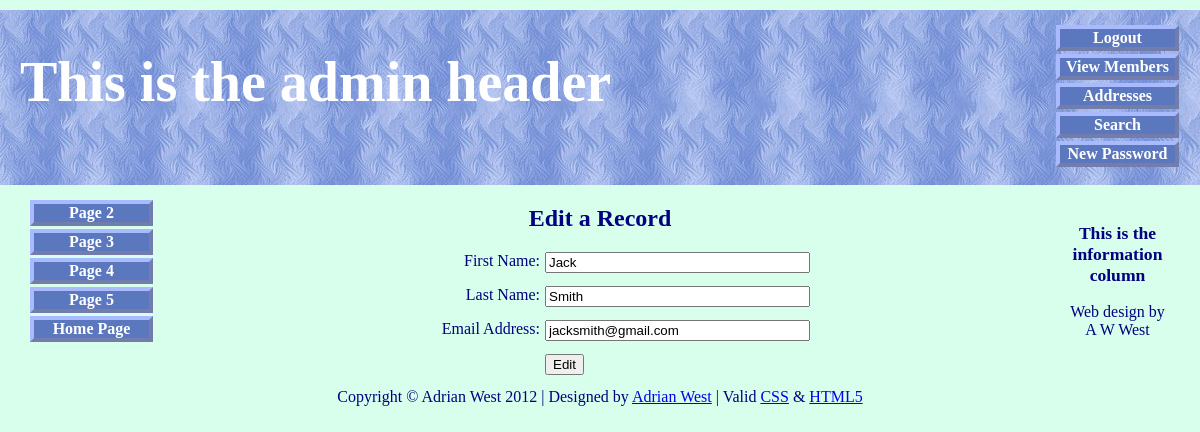
Screenshot of /edit_record.php?id=2 (signed in) with the database file from the repository.
### tables this page shows
CREATE TABLE `users` (
  `user_id` mediumint(6) UNSIGNED NOT NULL,
  `fname` varchar(50) NOT NULL,
  `lname` varchar(50) NOT NULL,
  `email` varchar(50) NOT NULL,
  `psword` char(40) NOT NULL,
  `registration_date` date NOT NULL,
  `user_level` tinyint(1) UNSIGNED NOT NULL
);

### edit_record.php (the view, shortened to what this page needs)
<!doctype html>
<html lang=en>
<head>
<link rel="stylesheet" type="text/css" href="includes.css">
</head>
<body>
<div id="container">
<?php include("header-admin.php"); ?>
<?php include("nav.php"); ?>
<?php include("info-col.php"); ?>
<div id="content">
<h2>Edit a Record</h2>
<?php
if ( (isset($_GET['id'])) && (is_numeric($_GET['id'])) ) {
	$id = $_GET['id'];
} elseif ( (isset($_POST['id'])) && (is_numeric($_POST['id'])) ) {
	$id = $_POST['id'];
} else {
	echo '<p class="error">This page has been accessed in error.</p>';
	include ('footer.php');
	exit();
}
require ('./mysqli_connect.php');
$q = "SELECT fname, lname, email FROM users WHERE user_id=$id";
$result = @mysqli_query ($dbcon, $q);
if (mysqli_num_rows($result) == 1) {
	$row = mysqli_fetch_array ($result, MYSQLI_NUM);
	echo '<form action="edit_record.php" method="post">
<p><label class="label" for="fname">First Name:</label><input class="fl-left" id="fname" type="text" name="fname" size="30" maxlength="30" value="' . $row[0] . '"></p>
<br><p><label class="label" for="lname">Last Name:</label><input class="fl-left" type="text" name="lname" size="30" maxlength="40" value="' . $row[1] . '"></p>
<br><p><label class="label" for="email">Email Address:</label><input class="fl-left" type="text" name="email" size="30" maxlength="50" value="' . $row[2] . '"></p>
<br><p><input id="submit" type="submit" name="submit" value="Edit"></p>
<br><input type="hidden" name="id" value="' . $id . '" />
</form>';
} else {
	echo '<p class="error">This page has been accessed in error.</p>';
}
include ('footer.php');
?>
</div>
</div>
</body>
</html>

### includes.css (style rules this page uses)
h2 { font-size:150%; color:navy; text-align:center; }
#container { position:relative; min-width:960px; max-width:1200px; margin:auto; text-align:left; }
#content { margin-left:150px; margin-right:150px; }
form { margin-left:180px; }
.label { float:left; width:210px; text-align:right; clear:left; margin-right:5px; }
#submit { margin-left:215px; text-align:center; }

### edit_record.php (style rules this page uses)
p { text-align:center; }
input.fl-left { float:left; }
#submit { float:left; }

### rows the page displays
users: fname "Jack", lname "Smith", email "jacksmith@gmail.com"
